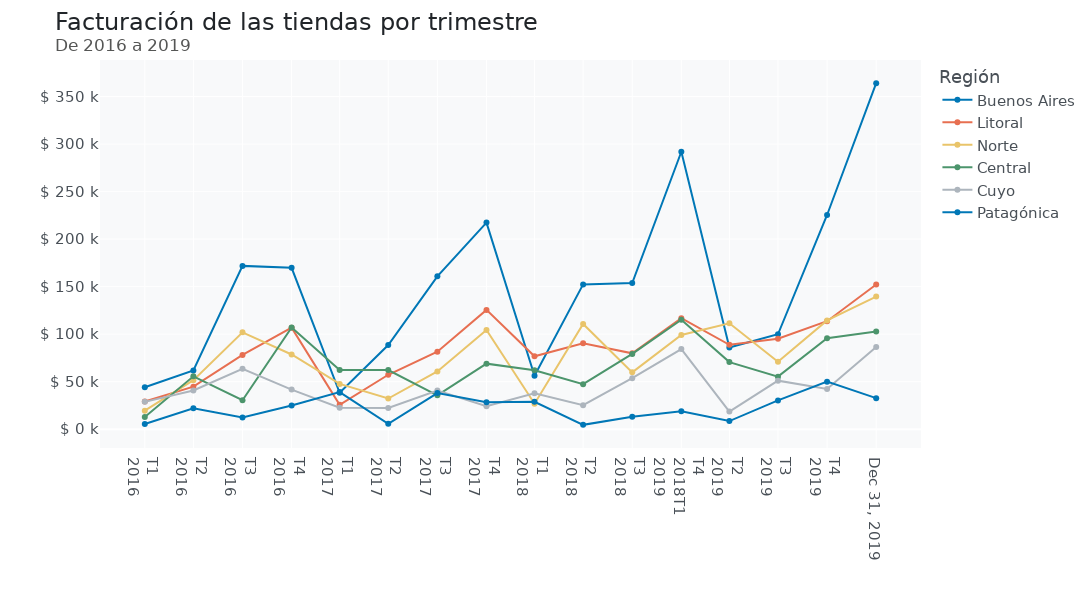

The cell this chart's notebook holds for it:
### Markdown cell above
#### **Personalizando el texto informativo (hover)**

---

### Code cell
fig.update_traces(hovertemplate = '<b>Periodo:</b> %{x} <br>Facturación:</b> %{y}')
fig.update_layout(hovermode='closest')
# fig.update_layout(hovermode='x')
# fig.update_layout(hovermode='x unified')

fig.show()
